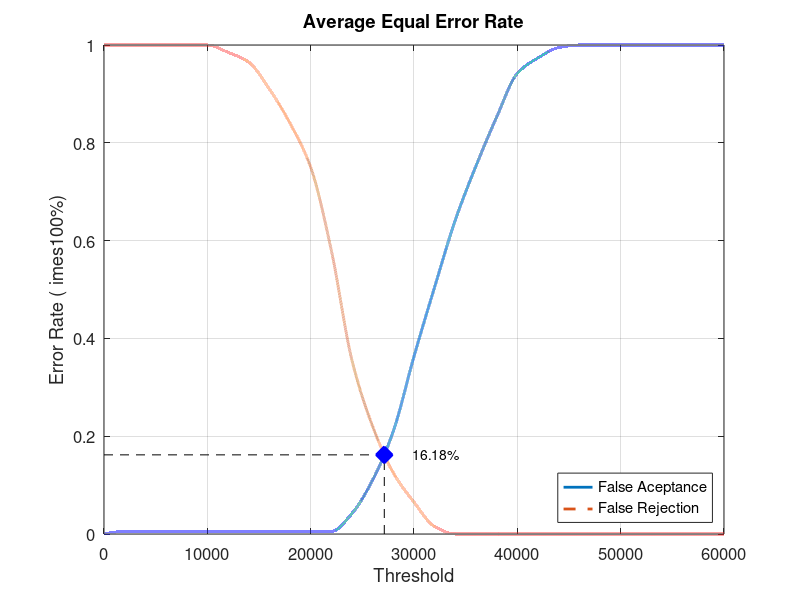
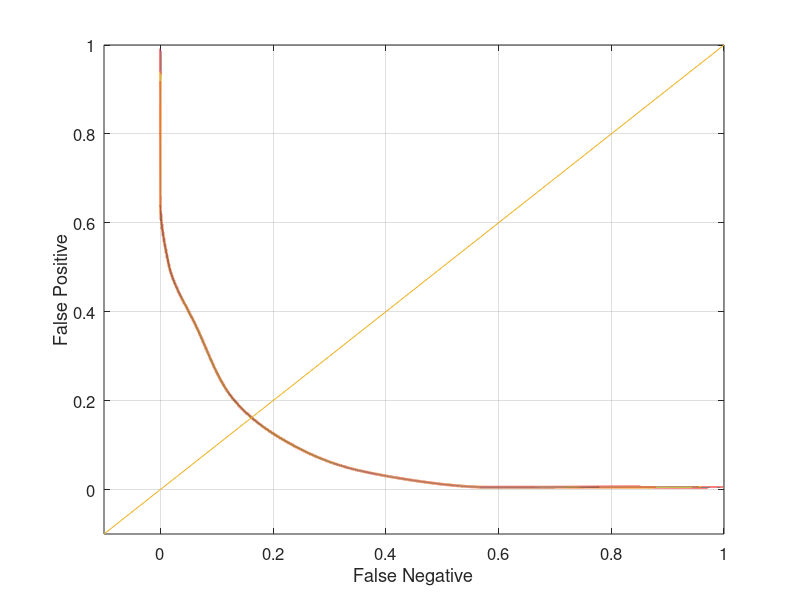

MATLAB code to generate these figures, in order:
close all;
clear;
clc;
x = 0:2000:60000;
xq = 0:0.5:60000;

y0 = [0 0.00526316 0.00526316 0.00526316 0.00526316 0.00526316 0.00526316 0.00526316 0.00526316 0.00526316 0.00526316 0.00526316 0.0421053 0.110526 0.210526 0.363158 0.505263 0.642105 0.752632 0.852632 0.942105 0.973684 0.994737 1 1 1 1 1 1 1 1]
yy0 = interp1(x, y0, xq, 'pchip');
y1 = [1 1 1 1 1 1 0.985 0.965 0.91 0.84 0.75 0.58 0.355 0.22 0.125 0.065 0.015 0 0 0 0 0 0 0 0 0 0 0 0 0 0]
yy1 = interp1(x, y1, xq, 'pchip');

% Calculating EER: 
y2 = abs(y0 - y1);
find(y2 == min(y2))
yy2 = abs(yy0 - yy1);
xEER = find(yy2 == min(yy2));
xEERIndex = xq(xEER) % X-axis EER
yEER = yy0(xEER) % Y-axis EER

main = figure
plot(xq, yy0,'-','LineWidth', 2);	hold on
plot(xq, yy1,'--','LineWidth', 2);	hold on
plot([xEERIndex xEERIndex], [0 yEER], 'k--');	hold on
plot([0 xEERIndex], [yEER yEER], 'k--');	hold on
plot(xEERIndex, yEER, 'bx', 'LineWidth', 10);	hold on
text(xEERIndex + 10 * xEERIndex / 100, yEER, [num2str(round((10000 * yEER)) / 100) '%'])
legend('False Aceptance', 'False Rejection', 'Location', 'SouthEast')
xlabel('Threshold')
ylabel('Error Rate (	imes100%)')
title('Average Equal Error Rate')
set(gca, 'FontSize', 12)
axis([0 60000 0 1])
grid on

print(main, 'Database1_2Main', '-dpng');
FNRxFPR = figure('Color', [1 1 1]);
plot(yy1, yy0, '-', yy1, yy0, 'LineWidth', 2);
hold on
y = -0.1:0.1:1
plot(y, y); 
set(gca, 'FontSize', 12)
xlabel('False Negative')
ylabel('False Positive')
axis([-0.1 1 -0.1 1])
set(gca, 'FontSize', 12)
grid on

print(FNRxFPR, 'Database1_2FNRxFPR','-dpng');
